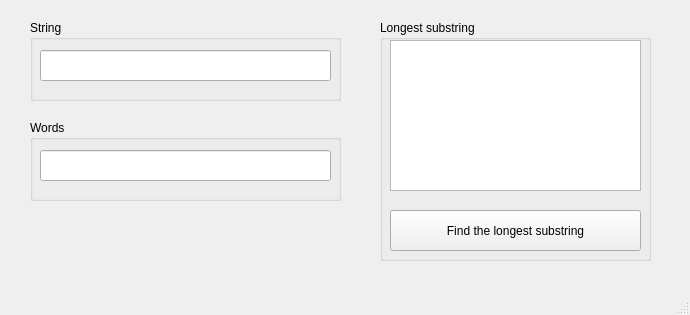
<?xml version="1.0" encoding="UTF-8"?>
<ui version="4.0">
 <class>MainWindow</class>
 <widget class="QMainWindow" name="MainWindow">
  <property name="geometry">
   <rect>
    <x>0</x>
    <y>0</y>
    <width>690</width>
    <height>315</height>
   </rect>
  </property>
  <property name="minimumSize">
   <size>
    <width>690</width>
    <height>315</height>
   </size>
  </property>
  <property name="maximumSize">
   <size>
    <width>690</width>
    <height>315</height>
   </size>
  </property>
  <property name="windowTitle">
   <string>Substrings Finder</string>
  </property>
  <widget class="QWidget" name="centralWidget">
   <widget class="QGroupBox" name="QGroupBox_1">
    <property name="geometry">
     <rect>
      <x>30</x>
      <y>20</y>
      <width>311</width>
      <height>81</height>
     </rect>
    </property>
    <property name="title">
     <string>String</string>
    </property>
    <widget class="QLineEdit" name="Str">
     <property name="geometry">
      <rect>
       <x>10</x>
       <y>30</y>
       <width>291</width>
       <height>31</height>
      </rect>
     </property>
     <property name="toolTip">
      <string>&lt;html&gt;&lt;head/&gt;&lt;body&gt;&lt;p align=&quot;center&quot;&gt;&lt;span style=&quot; font-size:10pt;&quot;&gt;Please enter a continuous line&lt;/span&gt;&lt;/p&gt;&lt;/body&gt;&lt;/html&gt;</string>
     </property>
    </widget>
   </widget>
   <widget class="QGroupBox" name="QGroupBox_2">
    <property name="geometry">
     <rect>
      <x>30</x>
      <y>120</y>
      <width>311</width>
      <height>81</height>
     </rect>
    </property>
    <property name="title">
     <string>Words</string>
    </property>
    <widget class="QLineEdit" name="Words">
     <property name="geometry">
      <rect>
       <x>10</x>
       <y>30</y>
       <width>291</width>
       <height>31</height>
      </rect>
     </property>
     <property name="toolTip">
      <string>&lt;html&gt;&lt;head/&gt;&lt;body&gt;&lt;p align=&quot;center&quot;&gt;&lt;span style=&quot; font-size:10pt;&quot;&gt;Please enter the words separated by commas.&lt;/span&gt;&lt;/p&gt;&lt;/body&gt;&lt;/html&gt;</string>
     </property>
    </widget>
   </widget>
   <widget class="QGroupBox" name="groupBox">
    <property name="geometry">
     <rect>
      <x>380</x>
      <y>20</y>
      <width>271</width>
      <height>241</height>
     </rect>
    </property>
    <property name="title">
     <string>Longest substring</string>
    </property>
    <widget class="QTextBrowser" name="resultBrowser">
     <property name="geometry">
      <rect>
       <x>10</x>
       <y>20</y>
       <width>251</width>
       <height>151</height>
      </rect>
     </property>
     <property name="minimumSize">
      <size>
       <width>251</width>
       <height>151</height>
      </size>
     </property>
     <property name="font">
      <font>
       <pointsize>36</pointsize>
      </font>
     </property>
     <property name="html">
      <string>&lt;!DOCTYPE HTML PUBLIC &quot;-//W3C//DTD HTML 4.0//EN&quot; &quot;http://www.w3.org/TR/REC-html40/strict.dtd&quot;&gt;
&lt;html&gt;&lt;head&gt;&lt;meta name=&quot;qrichtext&quot; content=&quot;1&quot; /&gt;&lt;style type=&quot;text/css&quot;&gt;
p, li { white-space: pre-wrap; }
&lt;/style&gt;&lt;/head&gt;&lt;body style=&quot; font-family:'MS Shell Dlg 2'; font-size:36pt; font-weight:400; font-style:normal;&quot;&gt;
&lt;p align=&quot;center&quot; style=&quot;-qt-paragraph-type:empty; margin-top:0px; margin-bottom:0px; margin-left:50px; margin-right:0px; -qt-block-indent:0; text-indent:0px;&quot;&gt;&lt;br /&gt;&lt;/p&gt;&lt;/body&gt;&lt;/html&gt;</string>
     </property>
    </widget>
    <widget class="QPushButton" name="resultButton">
     <property name="geometry">
      <rect>
       <x>10</x>
       <y>190</y>
       <width>251</width>
       <height>41</height>
      </rect>
     </property>
     <property name="minimumSize">
      <size>
       <width>251</width>
       <height>41</height>
      </size>
     </property>
     <property name="text">
      <string>Find the longest substring</string>
     </property>
    </widget>
   </widget>
  </widget>
  <widget class="QStatusBar" name="statusBar"/>
  <widget class="QMenuBar" name="menuBar">
   <property name="geometry">
    <rect>
     <x>0</x>
     <y>0</y>
     <width>690</width>
     <height>21</height>
    </rect>
   </property>
  </widget>
 </widget>
 <layoutdefault spacing="6" margin="11"/>
 <resources/>
 <connections/>
</ui>
